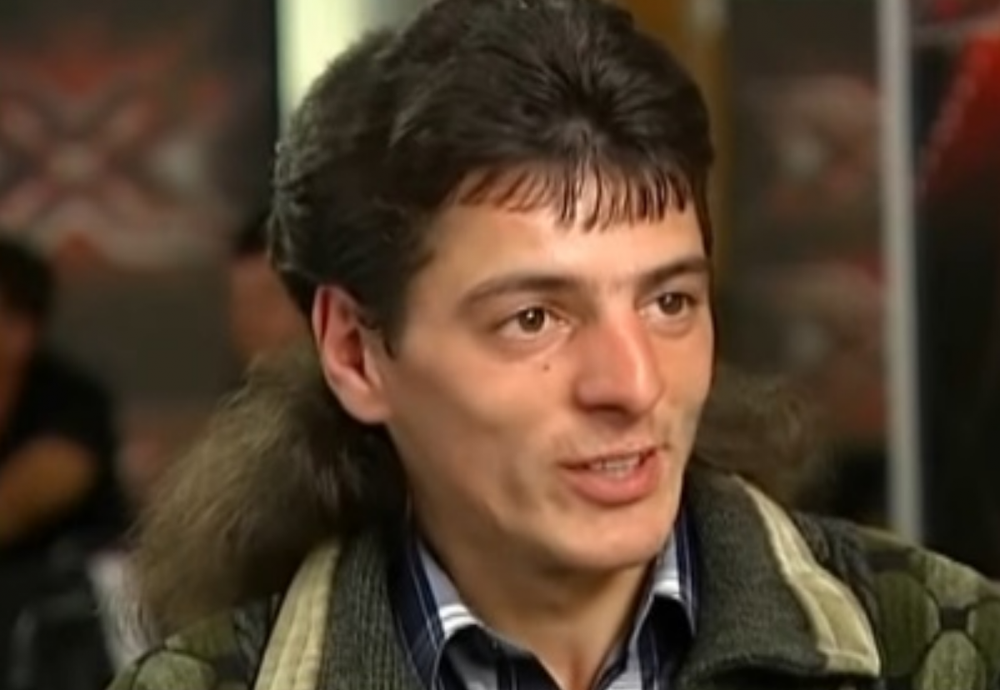
#> input picture img.png, 1000 x 690 px, shrunk from 1200 x 828 before the run
$ python pic_grey.py
#> lines starting #> are read from the running program, lines starting #| are printed output that depends on the picture
from PIL import Image

with Image.open('img.png') as pic_original:
#> pic_original is the input picture: PIL image 1000x690 RGB; mean R, G, B 82.1, 63.4, 46.2
    pic_gray = pic_original.convert('L')
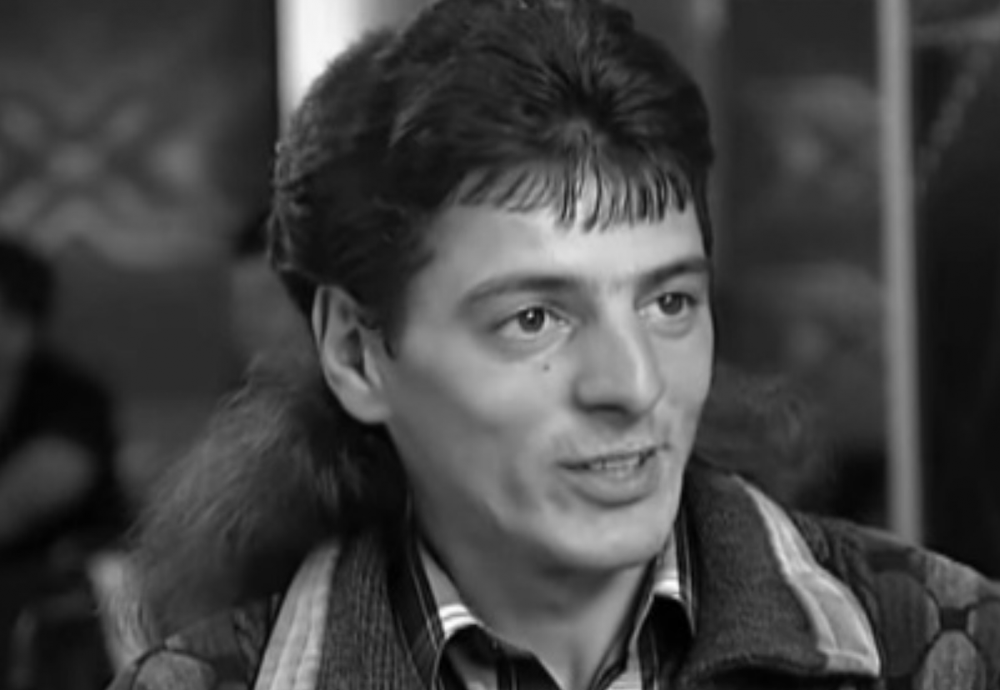
#> pic_gray: PIL image 1000x690 L; min 0, max 253, mean 67
    pic_gray.save('gray.jpg')
    print('Зображення відкрито\nРозмір', pic_original.size)
#| Зображення відкрито
#| Розмір (1000, 690)
    print('Формат:', pic_gray.format)
#| Формат: None
    print('Тип:', pic_gray.mode)  # Кольорове
#| Тип: L
    pic_gray.show()
